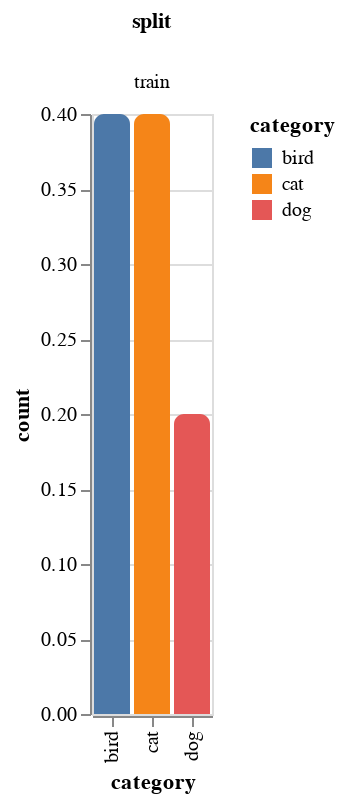

Notebook code for this chart:
### Code cell
dataset.show_distribution()

### Figure 1 — Vega-Lite specification as saved in the notebook (floating-point values rounded to 4 significant figures)
{"config": {"view": {"continuousWidth": 300, "continuousHeight": 300}}, "data": {"name": "data-67774fd9a71700a4286edf8852c419ab"}, "mark": {"type": "bar", "cornerRadiusTopLeft": 5, "cornerRadiusTopRight": 5}, "encoding": {"color": {"field": "category", "type": "nominal"}, "column": {"field": "split", "type": "nominal"}, "x": {"field": "category", "type": "ordinal"}, "y": {"field": "count", "type": "quantitative"}}, "$schema": "https://vega.github.io/schema/vega-lite/v5.20.1.json", "datasets": {"data-67774fd9a71700a4286edf8852c419ab": [{"split": "train", "category": "bird", "count": 0.4}, {"split": "train", "category": "cat", "count": 0.4}, {"split": "train", "category": "dog", "count": 0.2}]}}
